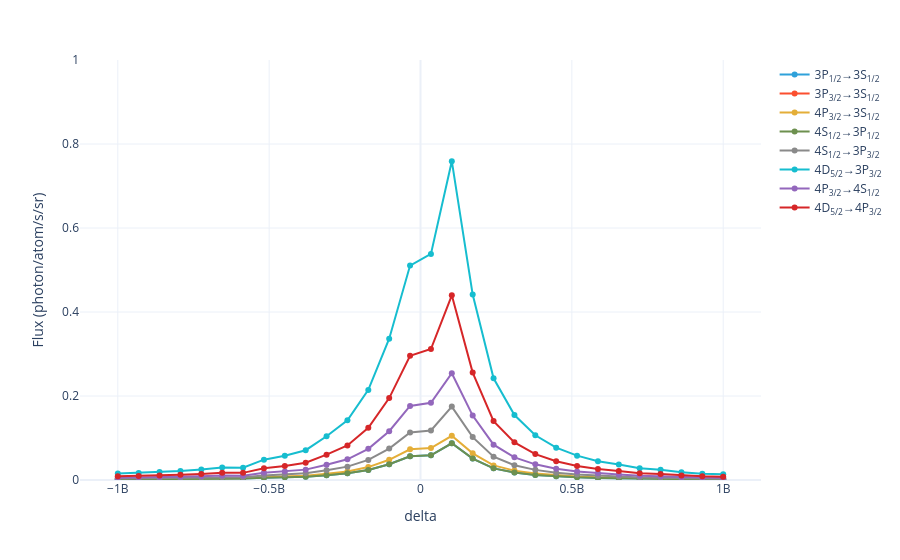

Notebook code cell kept with this figure:
### Markdown cell above
Plot the results for the weaker transitions:

### Code cell
plotly_dataarray(results, markers=True, yaxis_range=[0, 1])
